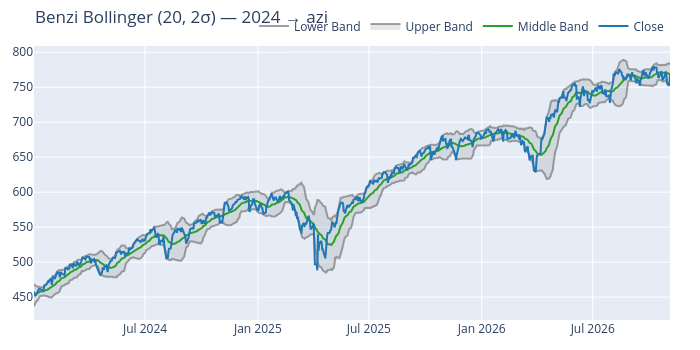
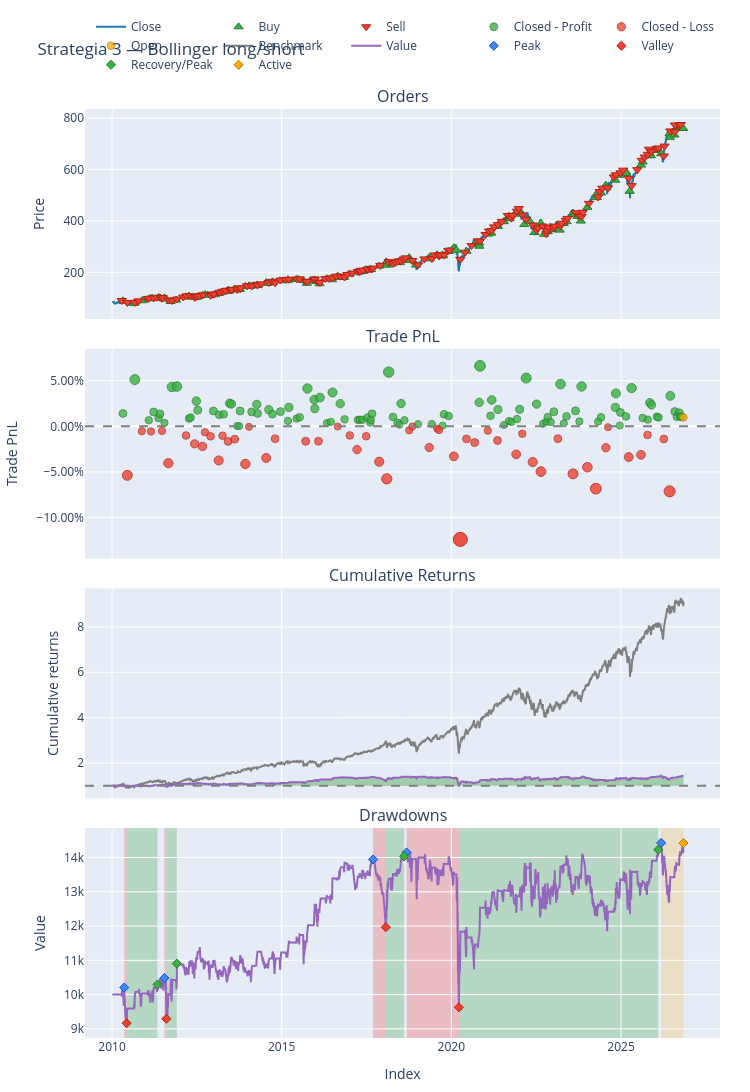

Write notebook code for charts like these, in order.
### Markdown cell above
## 5 · Strategia 3: benzi Bollinger (mean-reversion, long/short)

**Benzile Bollinger** = media mobilă pe 20 de zile ± 2 deviații standard. Dacă prețul iese **sub** banda de jos, considerăm că a scăzut „prea mult” → **long**. Dacă iese **peste** banda de sus → **short**. Închidem poziția când prețul revine la mijloc (la medie).

### Code cell
bb = vbt.BBANDS.run(close, window=20, alpha=2)
bb_long_in = close.vbt.crossed_below(bb.lower)
bb_long_out = close.vbt.crossed_above(bb.middle)
bb_short_in = close.vbt.crossed_above(bb.upper)
bb_short_out = close.vbt.crossed_below(bb.middle)

bb.loc["2024":].plot().update_layout(title="Benzi Bollinger (20, 2σ) — 2024 → azi").show()
pf_bb = backtest(entries=bb_long_in, exits=bb_long_out,
                 short_entries=bb_short_in, short_exits=bb_short_out)
pf_bb.plot(subplots=["orders", "trade_pnl", "cum_returns", "drawdowns"],
           title="Strategia 3 — Bollinger long/short").show()
pf_bb.stats()

### Figure 1 — Plotly figure (JSON) as saved in the notebook; plotly's stock layout.template omitted (floating-point values rounded to 4 significant figures; data arrays with more than 128 entries replaced by an {"elided": "..."} marker saying what was removed)
{"data": [{"line": {"color": "rgba(127,127,127,0.7500)"}, "name": "Lower Band", "showlegend": true, "type": "scatter", "x": {"elided": "714 str values"}, "y": {"elided": "714 float values"}}, {"fill": "tonexty", "fillcolor": "rgba(128, 128, 128, 0.2)", "line": {"color": "rgba(127,127,127,0.7500)"}, "name": "Upper Band", "showlegend": true, "type": "scatter", "x": {"elided": "714 str values"}, "y": {"elided": "714 float values"}}, {"name": "Middle Band", "showlegend": true, "type": "scatter", "x": {"elided": "714 str values"}, "y": {"elided": "714 float values"}}, {"line": {"color": "#1f77b4"}, "name": "Close", "showlegend": true, "type": "scatter", "x": {"elided": "714 str values"}, "y": {"elided": "714 float values"}}], "layout": {"height": 350, "legend": {"orientation": "h", "traceorder": "normal", "x": 1, "xanchor": "right", "y": 1.02, "yanchor": "bottom"}, "margin": {"b": 30, "l": 30, "r": 30, "t": 30}, "title": {"text": "Benzi Bollinger (20, 2σ) — 2024 → azi"}, "width": 700}}

### Figure 2 — Plotly figure (JSON) as saved in the notebook; plotly's stock layout.template omitted (floating-point values rounded to 4 significant figures; data arrays with more than 128 entries replaced by an {"elided": "..."} marker saying what was removed)
{"data": [{"legendgroup": "0", "line": {"color": "#1f77b4"}, "name": "Close", "showlegend": true, "type": "scatter", "x": {"elided": "4236 str values"}, "xaxis": "x", "y": {"elided": "4236 float values"}, "yaxis": "y"}, {"customdata": {"elided": "148x3 float values"}, "hovertemplate": "Order Id: %{customdata[0]}<br>Timestamp: %{x}<br>Price: %{y}<br>Size: %{customdata[1]:.6f}<br>Fees: %{customdata[2]:.6f}", "legendgroup": "1", "marker": {"color": "#37B13F", "line": {"color": "rgb(38,123,44)", "width": 1}, "size": 8, "symbol": "triangle-up"}, "mode": "markers", "name": "Buy", "type": "scatter", "x": {"elided": "148 str values"}, "xaxis": "x", "y": {"elided": "148 float values"}, "yaxis": "y"}, {"customdata": {"elided": "151x3 float values"}, "hovertemplate": "Order Id: %{customdata[0]}<br>Timestamp: %{x}<br>Price: %{y}<br>Size: %{customdata[1]:.6f}<br>Fees: %{customdata[2]:.6f}", "legendgroup": "2", "marker": {"color": "#EA4335", "line": {"color": "rgb(181,31,18)", "width": 1}, "size": 8, "symbol": "triangle-down"}, "mode": "markers", "name": "Sell", "type": "scatter", "x": {"elided": "151 str values"}, "xaxis": "x", "y": {"elided": "151 float values"}, "yaxis": "y"}, {"customdata": {"elided": "101x4 float values"}, "hovertemplate": "Exit Trade Id: %{customdata[0]}<br>Position Id: %{customdata[1]}<br>Exit Timestamp: %{x}<br>PnL: %{customdata[2]:.6f}<br>Return: %{customdata[3]:.2%}", "legendgroup": "3", "marker": {"color": "#37B13F", "line": {"color": "rgb(38,123,44)", "width": 1}, "opacity": [0.7668, 0.8118, 0.7577, 0.7687, 0.7607, 0.7662, 0.7542, 0.8019, 0.8026, 0.76, 0.7614, 0.7832, 0.7711, 0.7701, 0.7649, 0.7657, 0.7803, 0.7793, 0.7501, 0.75, 0.77, 0.7689, 0.7788, 0.7668, 0.7719, 0.7659, 0.7692, 0.7569, 0.7748, 0.76, 0.7616, 0.8, 0.7852, 0.7732, 0.7879, 0.754, 0.7556, 0.7947, 0.7798, 0.759, 0.7583, 0.7584, 0.7584, 0.7614, 0.7544, 0.7583, 0.7663, 0.8218, 0.7621, 0.7547, 0.7519, 0.7799, 0.7578, 0.7525, 0.7529, 0.7507, 0.7657, 0.7633, 0.7814, 0.83, 0.7637, 0.7847, 0.772, 0.7515, 0.7566, 0.7555, 0.7594, 0.7723, 0.8138, 0.7792, 0.753, 0.7558, 0.762, 0.7554, 0.7691, 0.8058, 0.7536, 0.763, 0.7702, 0.7562, 0.8027, 0.756, 0.7617, 0.7748, 0.7934, 0.7508, 0.7681, 0.7628, 0.8004, 0.7607, 0.7586, 0.7811, 0.7782, 0.7624, 0.7614, 0.7901, 0.7693, 0.7624, 0.7676, 0.7624, 0.7622], "size": [7.782, 9.883, 7.36, 7.872, 7.498, 7.756, 7.195, 9.424, 9.453, 7.466, 7.531, 8.548, 7.987, 7.938, 7.696, 7.734, 8.416, 8.367, 7.006, 7.0, 7.933, 7.88, 8.344, 7.784, 8.021, 7.742, 7.896, 7.322, 8.159, 7.467, 7.544, 9.332, 8.643, 8.082, 8.767, 7.186, 7.262, 9.085, 8.391, 7.42, 7.388, 7.392, 7.392, 7.531, 7.208, 7.387, 7.762, 10.35, 7.566, 7.218, 7.087, 8.397, 7.363, 7.119, 7.133, 7.031, 7.732, 7.622, 8.467, 10.73, 7.638, 8.621, 8.028, 7.07, 7.31, 7.255, 7.437, 8.039, 9.977, 8.363, 7.141, 7.271, 7.559, 7.252, 7.89, 9.603, 7.168, 7.605, 7.943, 7.29, 9.459, 7.278, 7.546, 8.16, 9.026, 7.037, 7.844, 7.597, 9.353, 7.501, 7.401, 8.452, 8.314, 7.58, 7.533, 8.873, 7.901, 7.581, 7.821, 7.581, 7.568], "symbol": "circle"}, "mode": "markers", "name": "Closed - Profit", "type": "scatter", "x": ["2010-04-28T00:00:00", "2010-09-03T00:00:00", "2011-01-31T00:00:00", "2011-03-25T00:00:00", "2011-05-16T00:00:00", "2011-06-01T00:00:00", "2011-07-19T00:00:00", "2011-10-07T00:00:00", "2011-12-01T00:00:00", "2012-04-09T00:00:00", "2012-04-26T00:00:00", "2012-06-26T00:00:00", "2012-07-11T00:00:00", "2012-12-27T00:00:00", "2013-02-28T00:00:00", "2013-04-16T00:00:00", "2013-06-19T00:00:00", "2013-07-08T00:00:00", "2013-09-09T00:00:00", "2013-10-01T00:00:00", "2013-10-11T00:00:00", "2014-02-12T00:00:00", "2014-04-08T00:00:00", "2014-04-17T00:00:00", "2014-08-15T00:00:00", "2014-09-23T00:00:00", "2014-12-19T00:00:00", "2015-03-09T00:00:00", "2015-03-19T00:00:00", "2015-06-12T00:00:00", "2015-07-14T00:00:00", "2015-10-05T00:00:00", "2015-12-17T00:00:00", "2015-12-24T00:00:00", "2016-02-17T00:00:00", "2016-05-02T00:00:00", "2016-06-14T00:00:00", "2016-07-01T00:00:00", "2016-09-22T00:00:00", "2016-11-08T00:00:00", "2017-03-31T00:00:00", "2017-04-21T00:00:00", "2017-05-18T00:00:00", "2017-07-13T00:00:00", "2017-08-11T00:00:00", "2017-08-17T00:00:00", "2017-08-31T00:00:00", "2018-02-26T00:00:00", "2018-04-13T00:00:00", "2018-05-30T00:00:00", "2018-06-22T00:00:00", "2018-07-09T00:00:00", "2018-08-14T00:00:00", "2019-01-08T00:00:00", "2019-06-06T00:00:00", "2019-09-30T00:00:00", "2019-10-14T00:00:00", "2019-12-04T00:00:00", "2020-10-27T00:00:00", "2020-11-05T00:00:00", "2021-02-26T00:00:00", "2021-03-11T00:00:00", "2021-05-17T00:00:00", "2021-07-20T00:00:00", "2021-09-13T00:00:00", "2021-10-08T00:00:00", "2021-12-08T00:00:00", "2022-01-06T00:00:00", "2022-03-17T00:00:00", "2022-07-07T00:00:00", "2022-09-13T00:00:00", "2022-10-19T00:00:00", "2022-11-04T00:00:00", "2022-12-07T00:00:00", "2023-01-09T00:00:00", "2023-03-22T00:00:00", "2023-04-26T00:00:00", "2023-05-25T00:00:00", "2023-08-30T00:00:00", "2023-10-11T00:00:00", "2023-11-03T00:00:00", "2024-04-30T00:00:00", "2024-05-31T00:00:00", "2024-11-01T00:00:00", "2024-11-07T00:00:00", "2024-12-19T00:00:00", "2024-12-26T00:00:00", "2025-02-24T00:00:00", "2025-04-25T00:00:00", "2025-08-22T00:00:00", "2025-10-16T00:00:00", "2025-11-07T00:00:00", "2025-11-26T00:00:00", "2026-01-23T00:00:00", "2026-02-09T00:00:00", "2026-06-16T00:00:00", "2026-08-03T00:00:00", "2026-08-25T00:00:00", "2026-09-22T00:00:00", "2026-10-01T00:00:00", "2026-10-15T00:00:00"], "xaxis": "x2", "y": [0.01406, 0.05118, 0.006604, 0.01566, 0.009049, 0.01361, 0.003686, 0.04307, 0.04358, 0.008473, 0.009638, 0.02759, 0.01768, 0.01682, 0.01254, 0.01321, 0.02526, 0.0244, 0.0003461, 0.0002488, 0.01673, 0.01579, 0.02399, 0.0141, 0.01828, 0.01336, 0.01607, 0.005939, 0.02072, 0.008491, 0.009853, 0.04144, 0.02928, 0.01937, 0.03147, 0.003534, 0.004885, 0.03708, 0.02483, 0.007671, 0.007099, 0.007167, 0.007176, 0.009633, 0.003915, 0.007085, 0.0137, 0.05942, 0.01025, 0.004108, 0.00179, 0.02492, 0.006667, 0.002348, 0.002604, 0.0007982, 0.01318, 0.01123, 0.02616, 0.0662, 0.01152, 0.02889, 0.01841, 0.001492, 0.00573, 0.004749, 0.007963, 0.01861, 0.05283, 0.02432, 0.002745, 0.005032, 0.01012, 0.004708, 0.01597, 0.04623, 0.003216, 0.01094, 0.0169, 0.005366, 0.04368, 0.005159, 0.009887, 0.02073, 0.03603, 0.0009035, 0.01515, 0.01079, 0.04182, 0.009102, 0.007326, 0.0259, 0.02346, 0.01049, 0.009664, 0.03334, 0.01617, 0.01051, 0.01475, 0.01051, 0.01029], "yaxis": "y2"}, {"customdata": {"elided": "52x4 float values"}, "hovertemplate": "Exit Trade Id: %{customdata[0]}<br>Position Id: %{customdata[1]}<br>Exit Timestamp: %{x}<br>PnL: %{customdata[2]:.6f}<br>Return: %{customdata[3]:.2%}", "legendgroup": "4", "marker": {"color": "#EA4335", "line": {"color": "rgb(181,31,18)", "width": 1}, "opacity": [0.8149, 0.7563, 0.7566, 0.7558, 0.7987, 0.7619, 0.773, 0.7764, 0.7576, 0.763, 0.7951, 0.7622, 0.7697, 0.7668, 0.7997, 0.7505, 0.7917, 0.7662, 0.7696, 0.7695, 0.7501, 0.7618, 0.7807, 0.7629, 0.7967, 0.8195, 0.7551, 0.75, 0.7779, 0.7528, 0.7547, 0.7897, 0.9, 0.7664, 0.7713, 0.7555, 0.7685, 0.787, 0.7596, 0.7972, 0.8099, 0.7661, 0.8129, 0.8042, 0.8326, 0.7781, 0.7509, 0.7905, 0.7876, 0.7611, 0.7666, 0.8362], "size": [10.03, 7.292, 7.308, 7.273, 9.272, 7.556, 8.073, 8.233, 7.354, 7.609, 9.103, 7.568, 7.921, 7.783, 9.32, 7.022, 8.948, 7.757, 7.914, 7.909, 7.003, 7.553, 8.431, 7.602, 9.181, 10.24, 7.236, 7.001, 8.303, 7.13, 7.218, 8.85, 14.0, 7.767, 7.994, 7.258, 7.863, 8.725, 7.448, 9.202, 9.795, 7.751, 9.935, 9.527, 10.85, 8.314, 7.04, 8.892, 8.755, 7.52, 7.773, 11.02], "symbol": "circle"}, "mode": "markers", "name": "Closed - Loss", "type": "scatter", "x": ["2010-06-14T00:00:00", "2010-11-17T00:00:00", "2011-02-24T00:00:00", "2011-06-22T00:00:00", "2011-08-30T00:00:00", "2012-03-07T00:00:00", "2012-06-08T00:00:00", "2012-08-31T00:00:00", "2012-09-27T00:00:00", "2012-11-26T00:00:00", "2013-02-22T00:00:00", "2013-04-04T00:00:00", "2013-06-03T00:00:00", "2013-08-13T00:00:00", "2013-12-06T00:00:00", "2014-01-14T00:00:00", "2014-07-18T00:00:00", "2014-10-22T00:00:00", "2015-09-16T00:00:00", "2016-02-01T00:00:00", "2016-08-26T00:00:00", "2017-01-03T00:00:00", "2017-03-22T00:00:00", "2017-06-28T00:00:00", "2017-11-16T00:00:00", "2018-02-05T00:00:00", "2018-10-05T00:00:00", "2018-11-07T00:00:00", "2019-05-08T00:00:00", "2019-08-01T00:00:00", "2019-08-22T00:00:00", "2020-01-28T00:00:00", "2020-04-07T00:00:00", "2020-06-12T00:00:00", "2020-09-08T00:00:00", "2021-01-28T00:00:00", "2021-05-12T00:00:00", "2021-11-29T00:00:00", "2022-02-03T00:00:00", "2022-05-27T00:00:00", "2022-08-23T00:00:00", "2023-02-21T00:00:00", "2023-08-03T00:00:00", "2024-01-05T00:00:00", "2024-04-05T00:00:00", "2024-07-22T00:00:00", "2024-08-14T00:00:00", "2025-03-25T00:00:00", "2025-08-04T00:00:00", "2025-10-13T00:00:00", "2026-04-07T00:00:00", "2026-06-08T00:00:00"], "xaxis": "x2", "y": [-0.05374, -0.005401, -0.005688, -0.005071, -0.04038, -0.01007, -0.01921, -0.02203, -0.006508, -0.011, -0.0374, -0.01029, -0.01651, -0.01409, -0.04123, -0.0006298, -0.03466, -0.01362, -0.0164, -0.01631, -0.0003039, -0.01001, -0.02552, -0.01088, -0.03878, -0.05753, -0.00442, -0.0002693, -0.02327, -0.00254, -0.004105, -0.03294, -0.1239, -0.0138, -0.0178, -0.004803, -0.0155, -0.03073, -0.008161, -0.03914, -0.04962, -0.01351, -0.0521, -0.04489, -0.06831, -0.02345, -0.0009495, -0.03367, -0.03126, -0.009436, -0.01391, -0.07129], "yaxis": "y2"}, {"customdata": [[153.0, 153.0, 139.0, 0.009739]], "hovertemplate": "Exit Trade Id: %{customdata[0]}<br>Position Id: %{customdata[1]}<br>Exit Timestamp: %{x}<br>PnL: %{customdata[2]:.6f}<br>Return: %{customdata[3]:.2%}", "legendgroup": "5", "marker": {"color": "#FFAA00", "line": {"color": "rgb(178,118,0)", "width": 1}, "opacity": [0.7615], "size": [7.537], "symbol": "circle"}, "mode": "markers", "name": "Open", "type": "scatter", "x": ["2026-11-04T00:00:00"], "xaxis": "x2", "y": [0.009739], "yaxis": "y2"}, {"legendgroup": "6", "line": {"color": "#7f7f7f"}, "name": "Benchmark", "showlegend": true, "type": "scatter", "x": {"elided": "4236 str values"}, "xaxis": "x3", "y": {"elided": "4236 float values"}, "yaxis": "y3"}, {"hoverinfo": "skip", "legendgroup": "7", "line": {"color": "rgba(0, 0, 0, 0)", "width": 0}, "opacity": 0, "showlegend": false, "type": "scatter", "x": {"elided": "4236 str values"}, "xaxis": "x3", "y": {"elided": "4236 int values"}, "yaxis": "y3"}, {"connectgaps": false, "fill": "tonexty", "fillcolor": "rgba(0, 128, 0, 0.3)", "hoverinfo": "skip", "legendgroup": "7", "line": {"color": "rgba(0, 0, 0, 0)", "width": 0}, "opacity": 0, "showlegend": false, "type": "scatter", "x": {"elided": "4236 str values"}, "xaxis": "x3", "y": {"elided": "4236 float values"}, "yaxis": "y3"}, {"hoverinfo": "skip", "legendgroup": "7", "line": {"color": "rgba(0, 0, 0, 0)", "width": 0}, "opacity": 0, "showlegend": false, "type": "scatter", "x": {"elided": "4236 str values"}, "xaxis": "x3", "y": {"elided": "4236 int values"}, "yaxis": "y3"}, {"connectgaps": false, "fill": "tonexty", "fillcolor": "rgba(255, 0, 0, 0.3)", "hoverinfo": "skip", "legendgroup": "7", "line": {"color": "rgba(0, 0, 0, 0)", "width": 0}, "opacity": 0, "showlegend": false, "type": "scatter", "x": {"elided": "4236 str values"}, "xaxis": "x3", "y": {"elided": "4236 float values"}, "yaxis": "y3"}, {"legendgroup": "8", "line": {"color": "#9467bd"}, "name": "Value", "showlegend": true, "type": "scatter", "x": {"elided": "4236 str values"}, "xaxis": "x3", "y": {"elided": "4236 float values"}, "yaxis": "y3"}, {"hoverinfo": "skip", "legendgroup": "7", "line": {"color": "rgba(0, 0, 0, 0)", "width": 0}, "opacity": 0.0, "showlegend": false, "type": "scatter", "x": {"elided": "4236 str values"}, "xaxis": "x3", "y": {"elided": "4236 int values"}, "yaxis": "y3"}, {"legendgroup": "8", "line": {"color": "#9467bd"}, "name": "Value", "showlegend": false, "type": "scatter", "x": {"elided": "4236 str values"}, "xaxis": "x4", "y": {"elided": "4236 float values"}, "yaxis": "y4"}, {"customdata": [[3], [6], [30], [32], [34]], "hovertemplate": "Drawdown Id: %{customdata[0]}<br>Peak Timestamp: %{x}<br>Peak Value: %{y}", "legendgroup": "9", "marker": {"color": "#4285F4", "line": {"color": "rgb(11,84,205)", "width": 1}, "size": 7, "symbol": "diamond"}, "mode": "markers", "name": "Peak", "type": "scatter", "x": ["2010-05-12T00:00:00", "2011-07-18T00:00:00", "2017-09-11T00:00:00", "2018-09-07T00:00:00", "2026-03-09T00:00:00"], "xaxis": "x4", "y": [10210.0, 10480.0, 13940.0, 14150.0, 14430.0], "yaxis": "y4"}, {"customdata": [["3", "-0.10183058655988297", "17 days 00:00:00"], ["6", "-0.11329064535565872", "15 days 00:00:00"], ["30", "-0.14173089080828724", "95 days 00:00:00"], ["32", "-0.3194112511287534", "386 days 00:00:00"]], "hovertemplate": "Drawdown Id: %{customdata[0]}<br>Valley Timestamp: %{x}<br>Valley Value: %{y}<br>Drawdown: %{customdata[1]:.2%}<br>Duration: %{customdata[2]}", "legendgroup": "10", "marker": {"color": "#EA4335", "line": {"color": "rgb(181,31,18)", "width": 1}, "size": 7, "symbol": "diamond"}, "mode": "markers", "name": "Valley", "type": "scatter", "x": ["2010-06-07T00:00:00", "2011-08-08T00:00:00", "2018-01-26T00:00:00", "2020-03-23T00:00:00"], "xaxis": "x4", "y": [9168.0, 9296.0, 11970.0, 9629.0], "yaxis": "y4"}, {"customdata": [["3", "0.12308802168867873", "231 days 00:00:00"], ["6", "0.17288481627309815", "80 days 00:00:00"], ["30", "0.17263102372062772", "136 days 00:00:00"], ["32", "0.4774131015615529", "1477 days 00:00:00"]], "hovertemplate": "Drawdown Id: %{customdata[0]}<br>End Timestamp: %{x}<br>End Value: %{y}<br>Return: %{customdata[1]:.2%}<br>Duration: %{customdata[2]}", "legendgroup": "11", "marker": {"color": "#37B13F", "line": {"color": "rgb(38,123,44)", "width": 1}, "size": 7, "symbol": "diamond"}, "mode": "markers", "name": "Recovery/Peak", "type": "scatter", "x": ["2011-05-05T00:00:00", "2011-11-30T00:00:00", "2018-08-10T00:00:00", "2026-02-06T00:00:00"], "xaxis": "x4", "y": [10300.0, 10900.0, 14030.0, 14230.0], "yaxis": "y4"}, {"customdata": [["34", "-0.12087562463681434", "167 days 00:00:00"]], "hovertemplate": "Drawdown Id: %{customdata[0]}<br>End Timestamp: %{x}<br>End Value: %{y}<br>Return: %{customdata[1]:.2%}<br>Duration: %{customdata[2]}", "legendgroup": "12", "marker": {"color": "#FFAA00", "line": {"color": "rgb(178,118,0)", "width": 1}, "size": 7, "symbol": "diamond"}, "mode": "markers", "name": "Active", "type": "scatter", "x": ["2026-11-04T00:00:00"], "xaxis": "x4", "y": [14420.0], "yaxis": "y4"}], "layout": {"annotations": [{"font": {"size": 16}, "showarrow": false, "text": "Orders", "x": 0.5, "xanchor": "center", "xref": "paper", "y": 1.0, "yanchor": "bottom", "yref": "paper"}, {"font": {"size": 16}, "showarrow": false, "text": "Trade PnL", "x": 0.5, "xanchor": "center", "xref": "paper", "y": 0.742, "yanchor": "bottom", "yref": "paper"}, {"font": {"size": 16}, "showarrow": false, "text": "Cumulative Returns", "x": 0.5, "xanchor": "center", "xref": "paper", "y": 0.484, "yanchor": "bottom", "yref": "paper"}, {"font": {"size": 16}, "showarrow": false, "text": "Drawdowns", "x": 0.5, "xanchor": "center", "xref": "paper", "y": 0.226, "yanchor": "bottom", "yref": "paper"}], "height": 1250, "legend": {"orientation": "h", "traceorder": "normal", "x": 1, "xanchor": "right", "y": 1.032, "yanchor": "bottom"}, "margin": {"b": 30, "l": 30, "r": 30, "t": 30}, "shapes": [{"line": {"color": "gray", "dash": "dash"}, "type": "line", "x0": 0.0, "x1": 1.0, "xref": "paper", "y0": 0, "y1": 0, "yref": "y2"}, {"line": {"color": "gray", "dash": "dash"}, "type": "line", "x0": 0.0, "x1": 1.0, "xref": "paper", "y0": 1, "y1": 1, "yref": "y3"}, {"fillcolor": "red", "layer": "below", "line": {"width": 0}, "opacity": 0.2, "type": "rect", "x0": "2010-05-12T00:00:00", "x1": "2010-06-07T00:00:00", "xref": "x4", "y0": 0.0, "y1": 0.226, "yref": "paper"}, {"fillcolor": "red", "layer": "below", "line": {"width": 0}, "opacity": 0.2, "type": "rect", "x0": "2011-07-18T00:00:00", "x1": "2011-08-08T00:00:00", "xref": "x4", "y0": 0.0, "y1": 0.226, "yref": "paper"}, {"fillcolor": "red", "layer": "below", "line": {"width": 0}, "opacity": 0.2, "type": "rect", "x0": "2017-09-11T00:00:00", "x1": "2018-01-26T00:00:00", "xref": "x4", "y0": 0.0, "y1": 0.226, "yref": "paper"}, {"fillcolor": "red", "layer": "below", "line": {"width": 0}, "opacity": 0.2, "type": "rect", "x0": "2018-09-07T00:00:00", "x1": "2020-03-23T00:00:00", "xref": "x4", "y0": 0.0, "y1": 0.226, "yref": "paper"}, {"fillcolor": "green", "layer": "below", "line": {"width": 0}, "opacity": 0.2, "type": "rect", "x0": "2010-06-07T00:00:00", "x1": "2011-05-05T00:00:00", "xref": "x4", "y0": 0.0, "y1": 0.226, "yref": "paper"}, {"fillcolor": "green", "layer": "below", "line": {"width": 0}, "opacity": 0.2, "type": "rect", "x0": "2011-08-08T00:00:00", "x1": "2011-11-30T00:00:00", "xref": "x4", "y0": 0.0, "y1": 0.226, "yref": "paper"}, {"fillcolor": "green", "layer": "below", "line": {"width": 0}, "opacity": 0.2, "type": "rect", "x0": "2018-01-26T00:00:00", "x1": "2018-08-10T00:00:00", "xref": "x4", "y0": 0.0, "y1": 0.226, "yref": "paper"}, {"fillcolor": "green", "layer": "below", "line": {"width": 0}, "opacity": 0.2, "type": "rect", "x0": "2020-03-23T00:00:00", "x1": "2026-02-06T00:00:00", "xref": "x4", "y0": 0.0, "y1": 0.226, "yref": "paper"}, {"fillcolor": "orange", "layer": "below", "line": {"width": 0}, "opacity": 0.2, "type": "rect", "x0": "2026-03-09T00:00:00", "x1": "2026-11-04T00:00:00", "xref": "x4", "y0": 0.0, "y1": 0.226, "yref": "paper"}], "showlegend": true, "title": {"text": "Strategia 3 — Bollinger long/short"}, "width": 750, "xaxis": {"anchor": "y", "domain": [0.0, 1.0], "matches": "x4", "showticklabels": false}, "xaxis2": {"anchor": "y2", "domain": [0.0, 1.0], "matches": "x4", "showticklabels": false}, "xaxis3": {"anchor": "y3", "domain": [0.0, 1.0], "matches": "x4", "showticklabels": false}, "xaxis4": {"anchor": "y4", "domain": [0.0, 1.0], "title": {"text": "Index"}}, "yaxis": {"anchor": "x", "domain": [0.774, 1.0], "title": {"text": "Price"}}, "yaxis2": {"anchor": "x2", "domain": [0.516, 0.742], "tickformat": ".2%", "title": {"text": "Trade PnL"}}, "yaxis3": {"anchor": "x3", "domain": [0.258, 0.484], "title": {"text": "Cumulative returns"}}, "yaxis4": {"anchor": "x4", "domain": [0.0, 0.226], "title": {"text": "Value"}}}}
